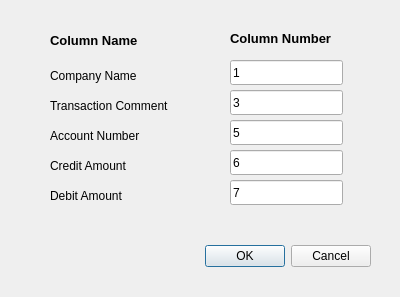
<?xml version="1.0" encoding="UTF-8"?>
<ui version="4.0">
 <class>Dialog</class>
 <widget class="QDialog" name="Dialog">
  <property name="geometry">
   <rect>
    <x>0</x>
    <y>0</y>
    <width>400</width>
    <height>297</height>
   </rect>
  </property>
  <property name="windowTitle">
   <string>Columns</string>
  </property>
  <widget class="QDialogButtonBox" name="buttonBox">
   <property name="geometry">
    <rect>
     <x>30</x>
     <y>240</y>
     <width>341</width>
     <height>32</height>
    </rect>
   </property>
   <property name="orientation">
    <enum>Qt::Horizontal</enum>
   </property>
   <property name="standardButtons">
    <set>QDialogButtonBox::Cancel|QDialogButtonBox::Ok</set>
   </property>
  </widget>
  <widget class="QLineEdit" name="lineEdit">
   <property name="geometry">
    <rect>
     <x>230</x>
     <y>60</y>
     <width>113</width>
     <height>25</height>
    </rect>
   </property>
   <property name="text">
    <string>1</string>
   </property>
  </widget>
  <widget class="QLineEdit" name="lineEdit_2">
   <property name="geometry">
    <rect>
     <x>230</x>
     <y>90</y>
     <width>113</width>
     <height>25</height>
    </rect>
   </property>
   <property name="text">
    <string>3</string>
   </property>
  </widget>
  <widget class="QLineEdit" name="lineEdit_3">
   <property name="geometry">
    <rect>
     <x>230</x>
     <y>120</y>
     <width>113</width>
     <height>25</height>
    </rect>
   </property>
   <property name="text">
    <string>5</string>
   </property>
  </widget>
  <widget class="QLineEdit" name="lineEdit_4">
   <property name="geometry">
    <rect>
     <x>230</x>
     <y>150</y>
     <width>113</width>
     <height>25</height>
    </rect>
   </property>
   <property name="text">
    <string>6</string>
   </property>
  </widget>
  <widget class="QLineEdit" name="lineEdit_5">
   <property name="geometry">
    <rect>
     <x>230</x>
     <y>180</y>
     <width>113</width>
     <height>25</height>
    </rect>
   </property>
   <property name="text">
    <string>7</string>
   </property>
  </widget>
  <widget class="QLabel" name="label">
   <property name="geometry">
    <rect>
     <x>50</x>
     <y>60</y>
     <width>141</width>
     <height>31</height>
    </rect>
   </property>
   <property name="text">
    <string>Company Name</string>
   </property>
  </widget>
  <widget class="QLabel" name="label_2">
   <property name="geometry">
    <rect>
     <x>50</x>
     <y>90</y>
     <width>141</width>
     <height>31</height>
    </rect>
   </property>
   <property name="text">
    <string>Transaction Comment</string>
   </property>
  </widget>
  <widget class="QLabel" name="label_3">
   <property name="geometry">
    <rect>
     <x>50</x>
     <y>120</y>
     <width>141</width>
     <height>31</height>
    </rect>
   </property>
   <property name="text">
    <string>Account Number</string>
   </property>
  </widget>
  <widget class="QLabel" name="label_4">
   <property name="geometry">
    <rect>
     <x>50</x>
     <y>150</y>
     <width>141</width>
     <height>31</height>
    </rect>
   </property>
   <property name="text">
    <string>Credit Amount</string>
   </property>
  </widget>
  <widget class="QLabel" name="label_5">
   <property name="geometry">
    <rect>
     <x>50</x>
     <y>180</y>
     <width>141</width>
     <height>31</height>
    </rect>
   </property>
   <property name="text">
    <string>Debit Amount</string>
   </property>
  </widget>
  <widget class="QLabel" name="label_6">
   <property name="geometry">
    <rect>
     <x>50</x>
     <y>30</y>
     <width>121</width>
     <height>21</height>
    </rect>
   </property>
   <property name="font">
    <font>
     <pointsize>10</pointsize>
     <weight>75</weight>
     <bold>true</bold>
    </font>
   </property>
   <property name="text">
    <string>Column Name</string>
   </property>
  </widget>
  <widget class="QLabel" name="label_7">
   <property name="geometry">
    <rect>
     <x>230</x>
     <y>30</y>
     <width>131</width>
     <height>16</height>
    </rect>
   </property>
   <property name="font">
    <font>
     <pointsize>10</pointsize>
     <weight>75</weight>
     <bold>true</bold>
    </font>
   </property>
   <property name="text">
    <string>Column Number</string>
   </property>
  </widget>
 </widget>
 <resources/>
 <connections>
  <connection>
   <sender>buttonBox</sender>
   <signal>accepted()</signal>
   <receiver>Dialog</receiver>
   <slot>accept()</slot>
   <hints>
    <hint type="sourcelabel">
     <x>248</x>
     <y>254</y>
    </hint>
    <hint type="destinationlabel">
     <x>157</x>
     <y>274</y>
    </hint>
   </hints>
  </connection>
  <connection>
   <sender>buttonBox</sender>
   <signal>rejected()</signal>
   <receiver>Dialog</receiver>
   <slot>reject()</slot>
   <hints>
    <hint type="sourcelabel">
     <x>316</x>
     <y>260</y>
    </hint>
    <hint type="destinationlabel">
     <x>286</x>
     <y>274</y>
    </hint>
   </hints>
  </connection>
 </connections>
</ui>
